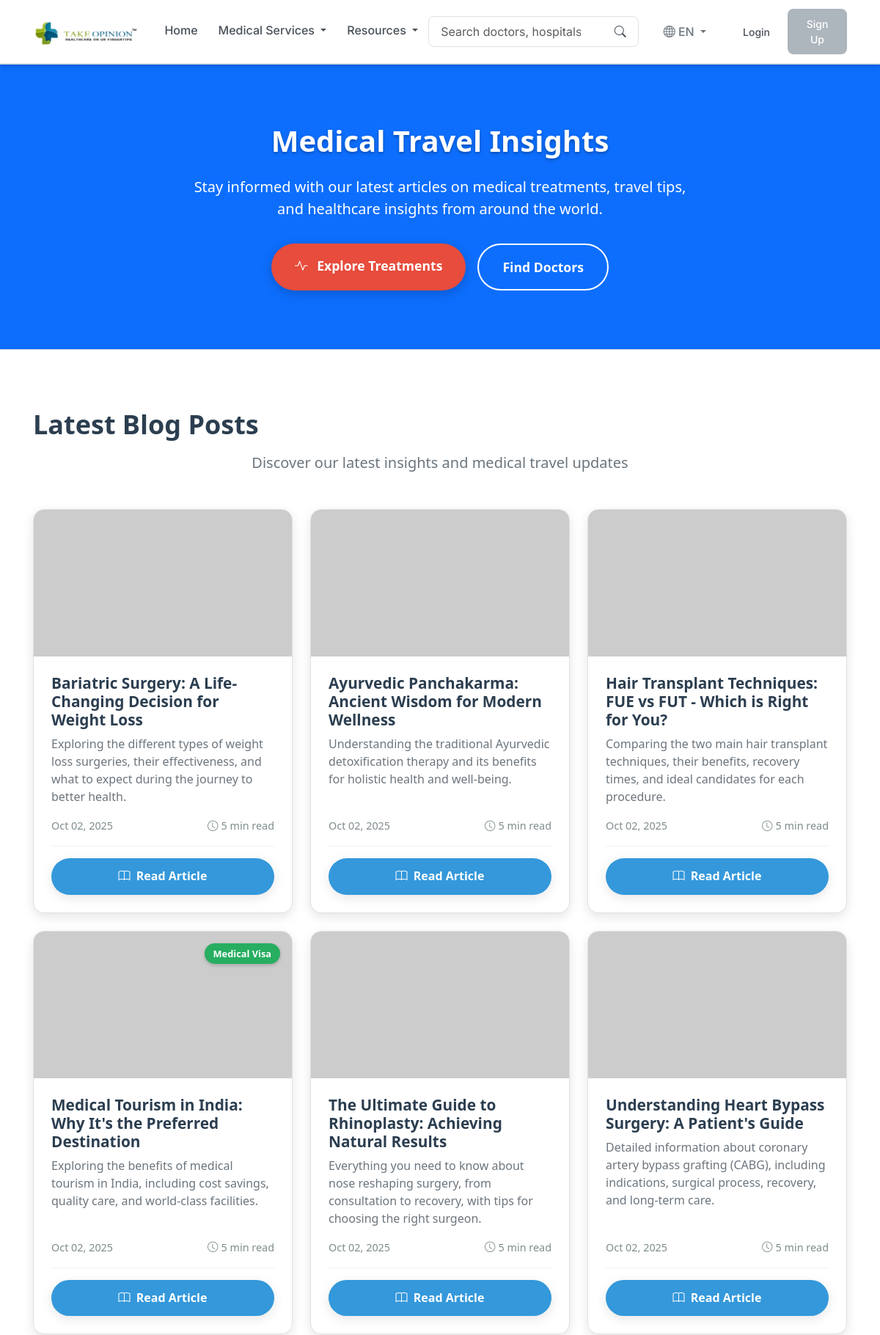
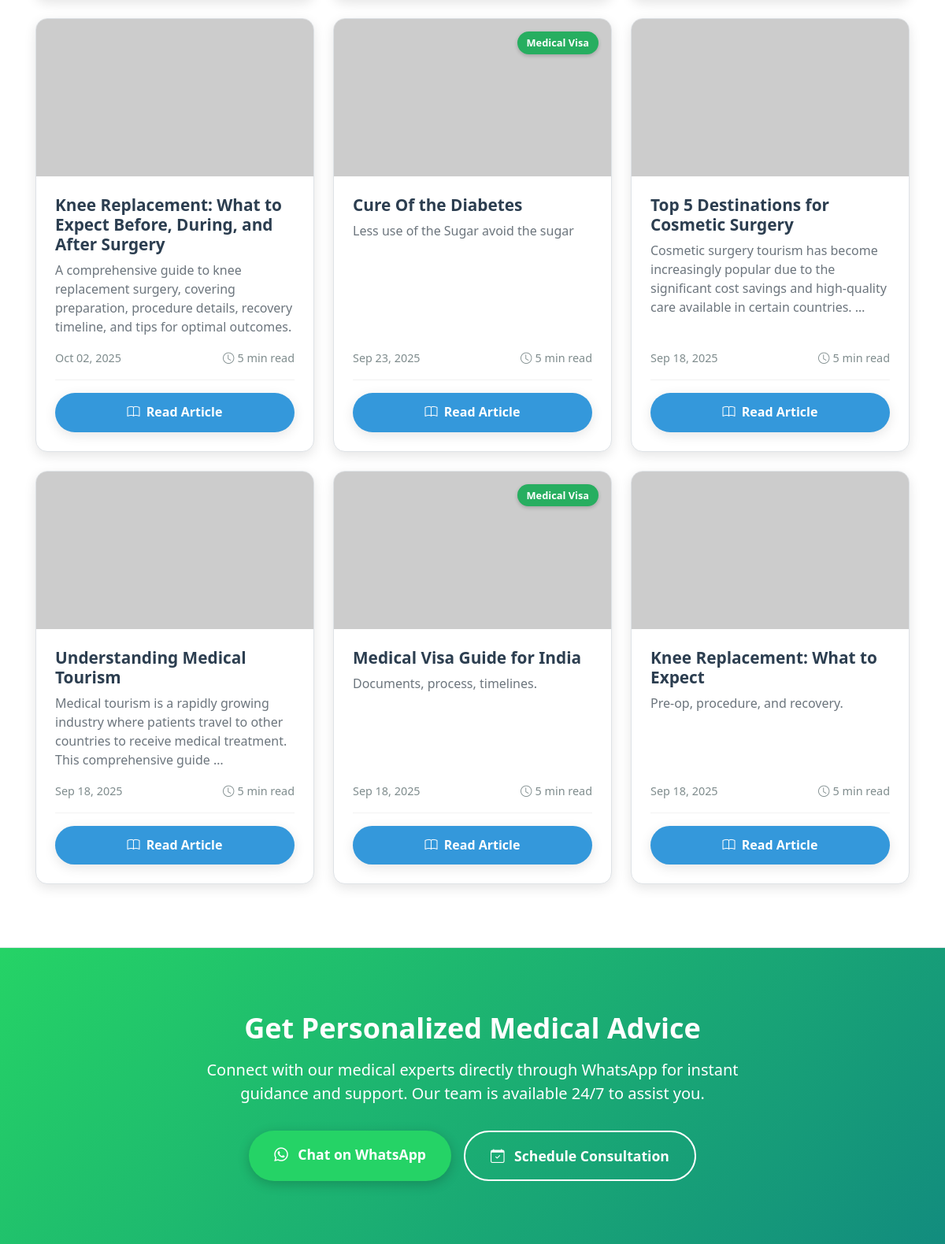
The app's page /blogs/ (upper part) with its own data (2 pictures, top to bottom).
### blogs/models.py (models this page shows, shortened)
class BlogPost(models.Model):
    title = models.CharField(max_length=250)
    slug = models.SlugField(unique=True, blank=True)
    content = models.TextField()
    treatment = models.ForeignKey(Treatment, on_delete=models.SET_NULL, null=True, blank=True)
    doctor = models.ForeignKey(Doctor, on_delete=models.SET_NULL, null=True, blank=True)
    hospital = models.ForeignKey(Hospital, on_delete=models.SET_NULL, null=True, blank=True)
    is_medical_visa = models.BooleanField(default=False)
    published_at = models.DateTimeField(auto_now_add=True)
    class Meta:
        ordering = ["-published_at"]

### blogs/views.py (the view)
# urls.py: path("", views.blog_list, name="blog_list"),
def blog_list(request: HttpRequest) -> HttpResponse:
    posts = BlogPost.objects.all()
    return render(request, "blogs/list.html", {"posts": posts})

### core/context_processors.py (called while the page is built)
def translation_context(request):
    language_code = request.session.get('django_language', settings.LANGUAGE_CODE.split('-')[0])
    translations = get_translations(language_code)
    return {
        'translations': translations,
        'current_language': language_code,
        'available_languages': settings.LANGUAGES,
    }

### core/translations.py (called while the page is built)
def get_translations(language_code):
    return TRANSLATIONS.get(language_code, TRANSLATIONS['en'])

### blogs/templates/blogs/list.html (shortened to what this page needs)
{% extends 'base.html' %}
{% load static %}
{% block content %}
<div class="blogs-page">
  <section class="hero-section" aria-labelledby="hero-heading">
    <div class="container hero-content">
      <h1 id="hero-heading" class="hero-title">Medical Travel Insights</h1>
      <p class="hero-subtitle">Stay informed with our latest articles on medical treatments, travel tips, and healthcare insights from around the world.</p>
      <div class="hero-buttons">
        <a href="/treatments/" class="btn-primary-large">
          <i class="bi bi-activity me-2"></i> Explore Treatments
        </a>
        <a href="/doctors/" class="btn-secondary-large">
          Find Doctors
        </a>
      </div>
    </div>
  </section>
  <section class="blogs-section" aria-labelledby="blogs-heading">
    <div class="container">
      <div class="section-header">
        <h2 id="blogs-heading" class="section-title">Latest Blog Posts</h2>
        <p class="section-subtitle">Discover our latest insights and medical travel updates</p>
      </div>
      <div class="blogs-grid">
        {% for p in posts %}
        <a href="{% url 'blog_detail' p.slug %}" class="blog-card">
          <div class="blog-image-container">
            <img src="https://picsum.photos/seed/b{{ forloop.counter0 }}{{ p.id }}/800/480" class="blog-image" alt="{{ p.title }}">
            {% if p.is_medical_visa %}
            <span class="blog-badge">Medical Visa</span>
            {% endif %}
          </div>
          <div class="blog-body">
            <h3 class="blog-title">{{ p.title }}</h3>
            <p class="blog-excerpt">
              {{ p.content|truncatewords:20 }}
            </p>
            <div class="blog-meta">
              <div class="blog-date">{{ p.published_at|date:"M d, Y" }}</div>
              <div class="blog-read-time">
                <i class="bi bi-clock"></i>5 min read
              </div>
            </div>
            <div class="blog-footer">
              <button class="btn-blog-read">
                <i class="bi bi-book me-1"></i> Read Article
              </button>
            </div>
          </div>
        </a>
        {% endfor %}
      </div>
    </div>
  </section>
  <section class="whatsapp-section" aria-labelledby="whatsapp-heading">
    <div class="container">
      <h2 id="whatsapp-heading" class="whatsapp-title">Get Personalized Medical Advice</h2>
      <p class="whatsapp-subtitle">Connect with our medical experts directly through WhatsApp for instant guidance and support. Our team is available 24/7 to assist you.</p>
      <div class="whatsapp-buttons">
        <a href="https://wa.me/8851619647" class="btn-whatsapp">
          <i class="bi bi-whatsapp me-2"></i> Chat on WhatsApp
        </a>
        <a href="/book/" class="btn-consultation">
          <i class="bi bi-calendar-check me-2"></i> Schedule Consultation
        </a>
      </div>
    </div>
  </section>
</div>
{% endblock %}

### static/css/main.css (style rules this page uses)
:root { --medical-red: #adb5bd; --medical-red-dark: #868e96; --medical-green: #adb5bd; --medical-green-dark: #868e96; --medical-blue: #adb5bd; --medical-blue-dark: #868e96; --medical-blue-light: #e9ecef; --turquoise: #adb5bd; --slate-blue: #adb5bd; --platinum: #e9ecef; --glacier: #e9ecef; --ice-blue: #f8f9fa; --white: #ffffff; --light-gray: #f8f9fa; --dark-gray: #495057; --border-color: #dee2e6; --shadow-color: rgba(0, 0, 0, 0.1); }
body { font-family: 'Inter', system-ui, -apple-system, sans-serif; color: var(--dark-gray); background-color: var(--white); line-height: 1.6; padding: 0; margin: 0; }
h1, h2, h3, h4, h5, h6 { font-weight: 700; color: var(--dark-gray); margin-bottom: 0.5rem; }
h1 { font-size: 2.5rem; }
h2 { font-size: 2rem; }
h3 { font-size: 1.75rem; }
p { margin-bottom: 1rem; color: var(--dark-gray); }
a { color: var(--medical-blue); text-decoration: none; }
.section-title { display: flex; align-items: center; gap: 0.75rem; margin-bottom: 1.5rem; }
.container, .container-fluid { padding-left: 15px; padding-right: 15px; }

### records on screen
BlogPost: title "Bariatric Surgery: A Life-Changing Decision for Weight Loss", content "Exploring the different types of weight loss surgeries, their effectiveness, and what to expect during the journey to better health.", published_at "Oct 02, 2025"
BlogPost: title "Ayurvedic Panchakarma: Ancient Wisdom for Modern Wellness", content "Understanding the traditional Ayurvedic detoxification therapy and its benefits for holistic health and well-being.", published_at "Oct 02, 2025"
BlogPost: title "Hair Transplant Techniques: FUE vs FUT - Which is Right for You?", content "Comparing the two main hair transplant techniques, their benefits, recovery times, and ideal candidates for each procedure.", published_at "Oct 02, 2025"
BlogPost: is_medical_visa "Medical Visa", title "Medical Tourism in India: Why It's the Preferred Destination", content "Exploring the benefits of medical tourism in India, including cost savings, quality care, and world-class facilities.", published_at "Oct 02, 2025"
BlogPost: title "The Ultimate Guide to Rhinoplasty: Achieving Natural Results", content "Everything you need to know about nose reshaping surgery, from consultation to recovery, with tips for choosing the right surgeon.", published_at "Oct 02, 2025"
BlogPost: title "Understanding Heart Bypass Surgery: A Patient's Guide", content "Detailed information about coronary artery bypass grafting (CABG), including indications, surgical process, recovery, and long-term care.", published_at "Oct 02, 2025"
BlogPost: title "Knee Replacement: What to Expect Before, During, and After Surgery", content "A comprehensive guide to knee replacement surgery, covering preparation, procedure details, recovery timeline, and tips for optimal outcomes.", published_at "Oct 02, 2025"
BlogPost: is_medical_visa "Medical Visa", title "Cure Of the Diabetes", content "Less use of the Sugar avoid the sugar", published_at "Sep 23, 2025"
BlogPost: title "Top 5 Destinations for Cosmetic Surgery", content "Cosmetic surgery tourism has become increasingly popular due to the significant cost savings and high-quality care available in certain countries. …", published_at "Sep 18, 2025"
BlogPost: title "Understanding Medical Tourism", content "Medical tourism is a rapidly growing industry where patients travel to other countries to receive medical treatment. This comprehensive guide …", published_at "Sep 18, 2025"
BlogPost: is_medical_visa "Medical Visa", title "Medical Visa Guide for India", content "Documents, process, timelines.", published_at "Sep 18, 2025"
BlogPost: title "Knee Replacement: What to Expect", content "Pre-op, procedure, and recovery.", published_at "Sep 18, 2025"

### other values on screen
{{ translations.home }} "Home"
{{ translations.medical_services }} "Medical Services"
{{ current_language|upper }} "EN"
{{ translations.login }} "Login"
{{ translations.sign_up }} "Sign Up"
